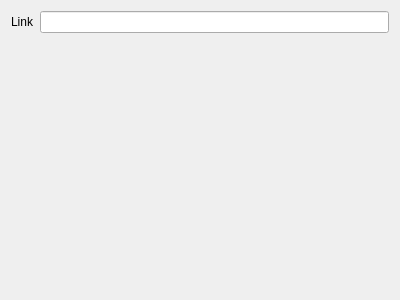
<?xml version="1.0" encoding="UTF-8"?>
<ui version="4.0">
 <class>LinkAction</class>
 <widget class="QWidget" name="LinkAction">
  <property name="geometry">
   <rect>
    <x>0</x>
    <y>0</y>
    <width>400</width>
    <height>300</height>
   </rect>
  </property>
  <property name="windowTitle">
   <string>Form</string>
  </property>
  <layout class="QFormLayout" name="formLayout">
   <item row="0" column="0">
    <widget class="QLabel" name="label">
     <property name="text">
      <string>Link</string>
     </property>
    </widget>
   </item>
   <item row="0" column="1">
    <widget class="QLineEdit" name="edtLink"/>
   </item>
  </layout>
 </widget>
 <resources/>
 <connections/>
</ui>
